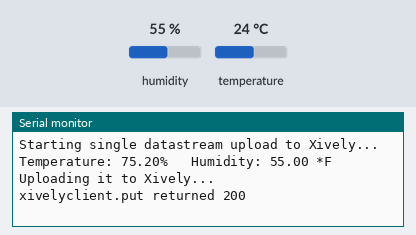
Simulated run of this sketch. Board: Arduino Uno, built with avr-gcc and run on an emulated ATmega328P. Parts: the last lines printed to the serial monitor. Wiring (inferred from the names in the program): DHT22 sensor: data pin 4. Inputs (shaded band) come from the test bench; at power-on: humidity 55 %, temperature 24 °C. WiFi joins after 1.5 s; servers stay silent unless stated; uploads are accepted with an empty reply.

Above: at 2.7 s.
2.8 s: humidity set to 22 %
At 7.94 s:
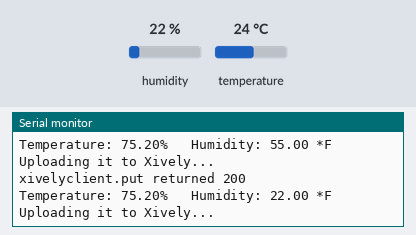
9.3 s: temperature set to 12 °C
At 14.3 s:
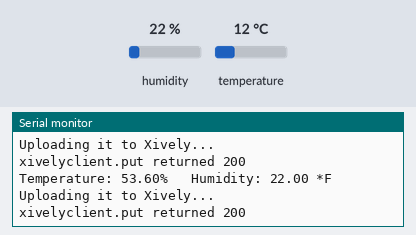
15.8 s: humidity set to 40 %
At 19.8 s:
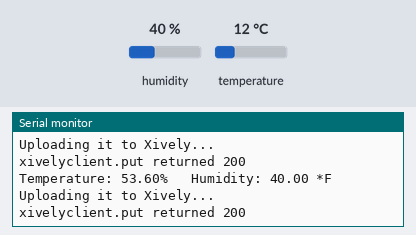
Timing chart, 0 to 21.3 s (numbered marks = the images above; inputs shaded):
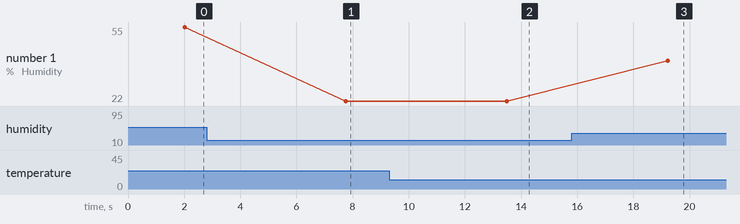

The sketch:

Xively_analog_sensor_DHT03.ino
```cpp
//Pins used by Ethernet shield for connection: 2, 3, 10-13

#include <SPI.h>
#include <Ethernet.h>
#include <HttpClient.h>
#include <Xively.h>
#include <DHT.h>

// Analog pin which we're monitoring;
int sensorPin = 4;
//int ledPin = 5;

// Define the specific model of DHT03 per DHT.h
#define DHTTYPE DHT22

// Initialize DHT function
DHT dht(sensorPin, DHTTYPE);

// MAC address for your Ethernet shield
byte mac[] = { 0xDE, 0xAD, 0xBE, 0xEF, 0xFE, 0xED };

// Your Xively key to let you upload data
char xivelyKey[] = "hwSs00KM9lHGuuAMn5FhkqPJtuACBrv88fyNz0XJc5L1pJVC";

// Xively feed ID
const long int xivelyFeed = 56125899;

// Define the strings for our datastream IDs
char tempId[] = "Temperature";
char humId[] = "Humidity";

// Define the strings for our datastream IDs
XivelyDatastream datastreams[] = {
    XivelyDatastream(tempId, strlen(tempId), DATASTREAM_FLOAT),
    XivelyDatastream(humId, strlen(humId), DATASTREAM_FLOAT)
};

// Finally, wrap the datastreams into a feed; 1 is # of datastreams
XivelyFeed feed(xivelyFeed, datastreams, 2);

EthernetClient client;
XivelyClient xivelyclient(client);

void setup() {

    Serial.begin(9600);

    // Pin setup
    pinMode(sensorPin, INPUT);
    //pinMode(ledPin, OUTPUT);

    Serial.println("Starting single datastream upload to Xively...");
    Serial.println();

    while (Ethernet.begin(mac) != 1)
    {
        Serial.println("Error getting IP address via DHCP, trying again...");
        delay(10000);
    }

    // Wake up the sensor
    dht.begin();
}

void loop() {

    // Turn off status LED
    //digitalWrite(ledPin, LOW);

    // Reading temperature or humidity takes about 250 ms
    // Sensor readings may also be up to 2 seconds old
    float h = dht.readHumidity();
    float c = dht.readTemperature();
    // Convert to Farenheit
    float t = (c * 9 / 5) + 32;
    // Pass the readings on to array to send to Xively
    datastreams[0].setFloat(t);
    datastreams[1].setFloat(h);

    // Print the readings to Serial

    Serial.print("Temperature: ");
    Serial.print(datastreams[0].getFloat());
    Serial.print("% \t");
    Serial.print("Humidity: ");
    Serial.print(datastreams[1].getFloat());
    Serial.println(" *F");

    // Send value to Xively
    Serial.println("Uploading it to Xively...");
    int ret = xivelyclient.put(feed, xivelyKey);

    /* If uploaded to Xively, tuen on status LED
    if (ret) {
        digitalWrite(ledPin, HIGH);
    }
    else {
        digitalWrite(ledPin, LOW);
    }*/

    // Return message
    Serial.print("xivelyclient.put returned ");
    Serial.println(ret);

    Serial.println();
    delay(5000);
}
```

Measured:
- after the input at 2.8 s, the serial monitor: prints a new line after 5.0 s (image 1)
- after the input at 9.3 s, the serial monitor: prints a new line after 4.2 s (image 2)
- after the input at 15.8 s, the serial monitor: prints a new line after 3.4 s (image 3)
- plotted number 1: 55 → 22 after the input at 2.8 s, 22 → 40 after the input at 15.8 s
